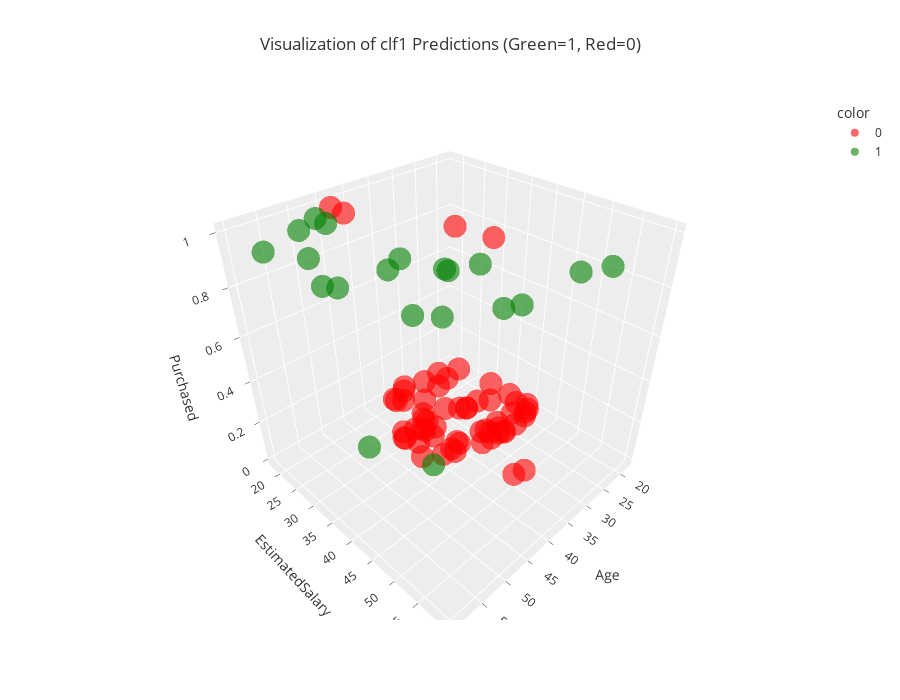

Source (notebook cell):
### Code cell
# 📌 Add this to the top of your notebook (if not already present)
import plotly.express as px
import plotly.io as pio
from sklearn.model_selection import train_test_split
import numpy as np
import pandas as pd

# 🔁 Split the dataset
x_train, x_test, y_train, y_test = train_test_split(x, y, test_size=0.2, random_state=0)

# 📌 Concatenate test features and true labels
x_test_with_label = np.concatenate((x_test, y_test), axis=1)
x_test_with_label = pd.DataFrame(x_test_with_label, columns=['Gender', 'Age', 'EstimatedSalary', 'Purchased'])

# 🧠 Predict using the model
predictions = clf1.predict(x_test)

# 🎨 Plotting the 3D Scatter
fig = px.scatter_3d(
    data_frame=x_test_with_label,
    x='Age',
    y='EstimatedSalary',
    z='Purchased',
    color=predictions.astype(str),  # converting labels to strings for color mapping
    color_discrete_map={'0': 'red', '1': 'green'},
    template='ggplot2',
    opacity=0.6,
    height=700,
    title=f'Visualization of clf1 Predictions (Green=1, Red=0)'
)

pio.show(fig)

### Figure 1 — Plotly figure (JSON) as saved in the notebook; plotly's stock layout.template omitted (floating-point values rounded to 4 significant figures)
{"data": [{"hovertemplate": "color=0<br>Age=%{x}<br>EstimatedSalary=%{y}<br>Purchased=%{z}<extra></extra>", "legendgroup": "0", "marker": {"color": "red", "opacity": 0.6, "symbol": "circle"}, "mode": "markers", "name": "0", "scene": "scene", "showlegend": true, "type": "scatter3d", "x": [30.0, 38.0, 35.0, 30.0, 35.0, 27.0, 31.0, 18.0, 30.0, 28.0, 37.0, 39.0, 20.0, 32.0, 37.0, 19.0, 35.0, 35.0, 41.0, 23.0, 28.0, 29.0, 37.0, 32.0, 21.0, 37.0, 37.0, 24.0, 18.0, 22.0, 34.0, 31.0, 27.0, 41.0, 27.0, 35.0, 27.0, 37.0, 26.0, 34.0, 35.0, 34.0, 45.0, 29.0, 26.0, 23.0, 32.0, 19.0, 36.0, 19.0, 24.0, 27.0, 40.0, 42.0, 35.0, 22.0, 45.0, 27.0, 18.0, 40.0], "y": [40.4, 28.89, 36.67, 37.91, 28.89, 19.56, 18.0, 34.49, 28.58, 30.44, 30.44, 37.29, 40.09, 49.73, 37.29, 39.78, 20.18, 27.96, 29.2, 22.04, 40.4, 38.22, 32.62, 40.09, 40.71, 37.91, 29.82, 31.38, 29.51, 38.53, 26.71, 23.91, 40.71, 29.51, 39.47, 19.56, 31.38, 38.22, 22.67, 21.11, 31.07, 49.11, 23.29, 39.16, 38.22, 19.56, 18.93, 36.98, 44.13, 21.42, 41.02, 31.38, 27.96, 35.11, 37.29, 32.93, 20.18, 41.02, 38.84, 32.0], "z": [0.0, 0.0, 0.0, 0.0, 0.0, 0.0, 0.0, 0.0, 0.0, 0.0, 0.0, 0.0, 0.0, 0.0, 0.0, 0.0, 0.0, 0.0, 0.0, 0.0, 0.0, 0.0, 0.0, 0.0, 0.0, 1.0, 0.0, 0.0, 0.0, 0.0, 0.0, 0.0, 0.0, 0.0, 0.0, 0.0, 0.0, 0.0, 0.0, 0.0, 0.0, 0.0, 1.0, 0.0, 0.0, 0.0, 0.0, 0.0, 1.0, 0.0, 0.0, 0.0, 0.0, 0.0, 0.0, 0.0, 1.0, 0.0, 0.0, 0.0]}, {"hovertemplate": "color=1<br>Age=%{x}<br>EstimatedSalary=%{y}<br>Purchased=%{z}<extra></extra>", "legendgroup": "1", "marker": {"color": "green", "opacity": 0.6, "symbol": "circle"}, "mode": "markers", "name": "1", "scene": "scene", "showlegend": true, "type": "scatter3d", "x": [36.0, 47.0, 55.0, 47.0, 47.0, 49.0, 57.0, 49.0, 43.0, 52.0, 49.0, 57.0, 59.0, 49.0, 60.0, 60.0, 32.0, 42.0, 53.0, 47.0], "y": [58.13, 26.71, 53.78, 58.13, 46.0, 57.2, 32.0, 24.53, 48.18, 41.33, 40.09, 51.29, 40.71, 22.04, 26.4, 39.16, 60.0, 37.91, 23.91, 46.62], "z": [1.0, 0.0, 1.0, 1.0, 1.0, 1.0, 1.0, 1.0, 1.0, 1.0, 1.0, 1.0, 1.0, 1.0, 1.0, 1.0, 1.0, 0.0, 1.0, 1.0]}], "layout": {"height": 700, "legend": {"title": {"text": "color"}, "tracegroupgap": 0}, "scene": {"domain": {"x": [0, 1], "y": [0, 1]}, "xaxis": {"title": {"text": "Age"}}, "yaxis": {"title": {"text": "EstimatedSalary"}}, "zaxis": {"title": {"text": "Purchased"}}}, "title": {"text": "Visualization of clf1 Predictions (Green=1, Red=0)"}}}
